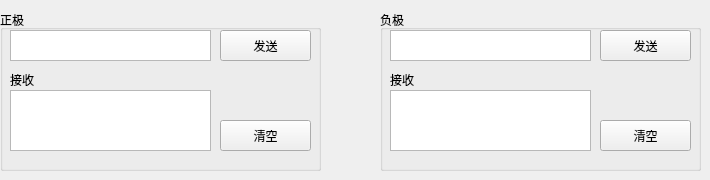
      <widget class="QWidget" name="tab_2">
       <attribute name="title">
        <string>通讯测试</string>
       </attribute>
       <widget class="QGroupBox" name="groupBox_2">
        <property name="geometry">
         <rect>
          <x>0</x>
          <y>10</y>
          <width>321</width>
          <height>161</height>
         </rect>
        </property>
        <property name="title">
         <string>正极</string>
        </property>
        <widget class="QTextEdit" name="tPsent">
         <property name="enabled">
          <bool>true</bool>
         </property>
         <property name="geometry">
          <rect>
           <x>10</x>
           <y>20</y>
           <width>201</width>
           <height>31</height>
          </rect>
         </property>
         <property name="readOnly">
          <bool>false</bool>
         </property>
        </widget>
        <widget class="QLabel" name="label_55">
         <property name="geometry">
          <rect>
           <x>10</x>
           <y>60</y>
           <width>61</width>
           <height>20</height>
          </rect>
         </property>
         <property name="text">
          <string>接收</string>
         </property>
        </widget>
        <widget class="QPushButton" name="bPclear">
         <property name="geometry">
          <rect>
           <x>220</x>
           <y>110</y>
           <width>91</width>
           <height>31</height>
          </rect>
         </property>
         <property name="text">
          <string>清空</string>
         </property>
        </widget>
        <widget class="QTextEdit" name="tPrec">
         <property name="enabled">
          <bool>true</bool>
         </property>
         <property name="geometry">
          <rect>
           <x>10</x>
           <y>80</y>
           <width>201</width>
           <height>61</height>
          </rect>
         </property>
         <property name="readOnly">
          <bool>false</bool>
         </property>
        </widget>
        <widget class="QPushButton" name="bPsent">
         <property name="geometry">
          <rect>
           <x>220</x>
           <y>20</y>
           <width>91</width>
           <height>31</height>
          </rect>
         </property>
         <property name="text">
          <string>发送</string>
         </property>
        </widget>
       </widget>
       <widget class="QGroupBox" name="groupBox_8">
        <property name="geometry">
         <rect>
          <x>380</x>
          <y>10</y>
          <width>321</width>
          <height>161</height>
         </rect>
        </property>
        <property name="title">
         <string>负极</string>
        </property>
        <widget class="QTextEdit" name="tNsent">
         <property name="enabled">
          <bool>true</bool>
         </property>
         <property name="geometry">
          <rect>
           <x>10</x>
           <y>20</y>
           <width>201</width>
           <height>31</height>
          </rect>
         </property>
         <property name="readOnly">
          <bool>false</bool>
         </property>
        </widget>
        <widget class="QLabel" name="label_56">
         <property name="geometry">
          <rect>
           <x>10</x>
           <y>60</y>
           <width>61</width>
           <height>20</height>
          </rect>
         </property>
         <property name="text">
          <string>接收</string>
         </property>
        </widget>
        <widget class="QPushButton" name="bNclear">
         <property name="geometry">
          <rect>
           <x>220</x>
           <y>110</y>
           <width>91</width>
           <height>31</height>
          </rect>
         </property>
         <property name="text">
          <string>清空</string>
         </property>
        </widget>
        <widget class="QTextEdit" name="tNrec">
         <property name="enabled">
          <bool>true</bool>
         </property>
         <property name="geometry">
          <rect>
           <x>10</x>
           <y>80</y>
           <width>201</width>
           <height>61</height>
          </rect>
         </property>
         <property name="readOnly">
          <bool>false</bool>
         </property>
        </widget>
        <widget class="QPushButton" name="bNsent">
         <property name="geometry">
          <rect>
           <x>220</x>
           <y>20</y>
           <width>91</width>
           <height>31</height>
          </rect>
         </property>
         <property name="text">
          <string>发送</string>
         </property>
        </widget>
       </widget>
      </widget>
